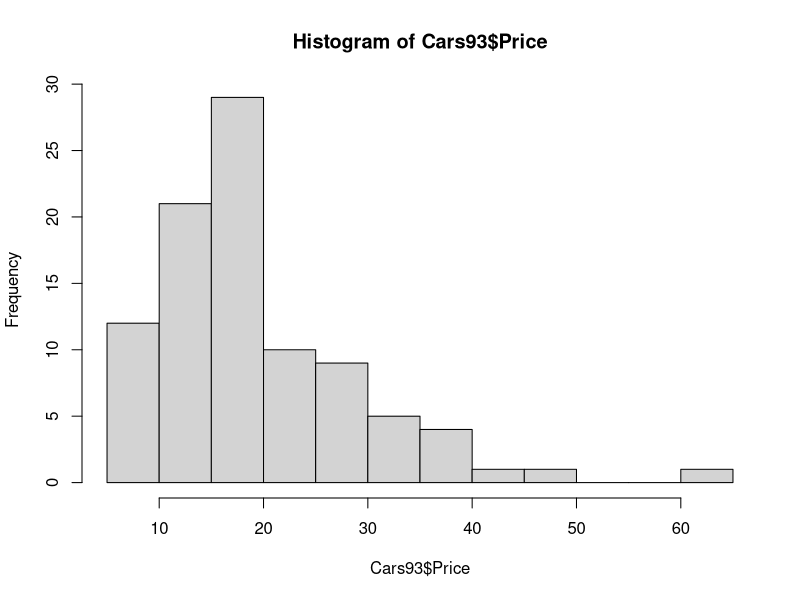
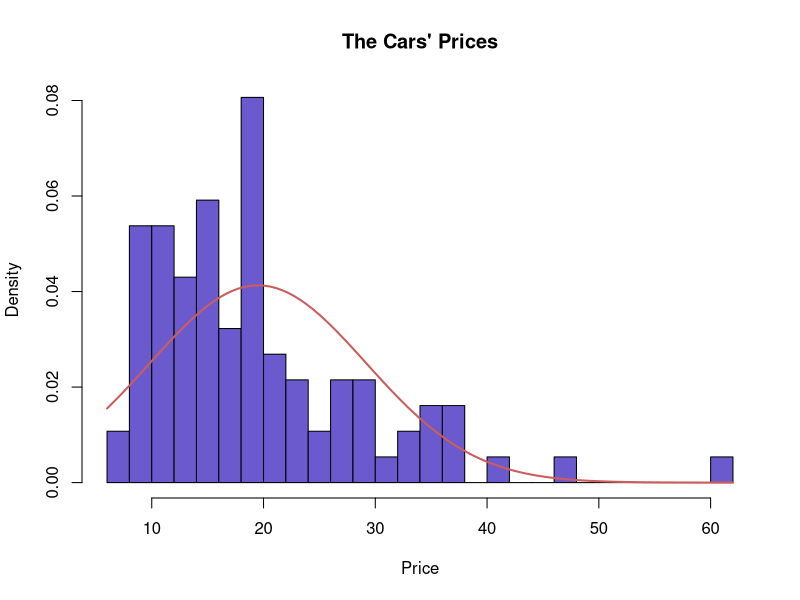
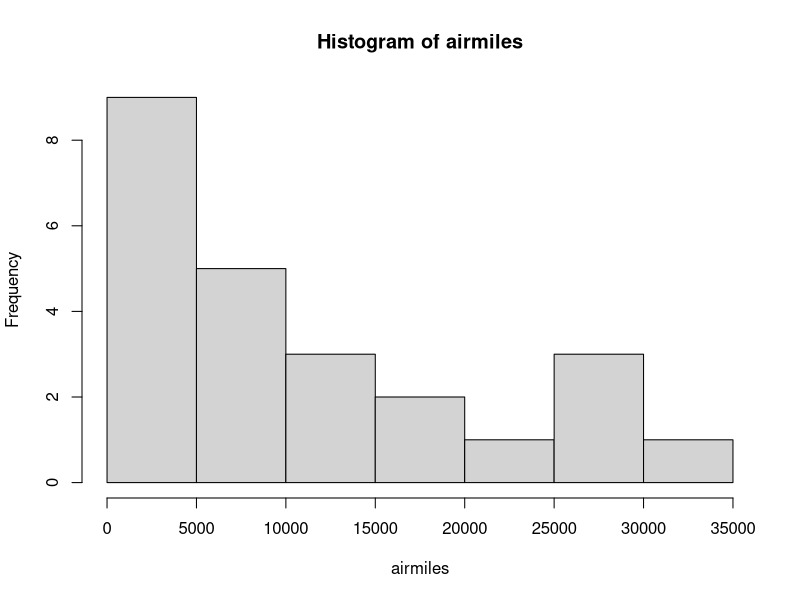
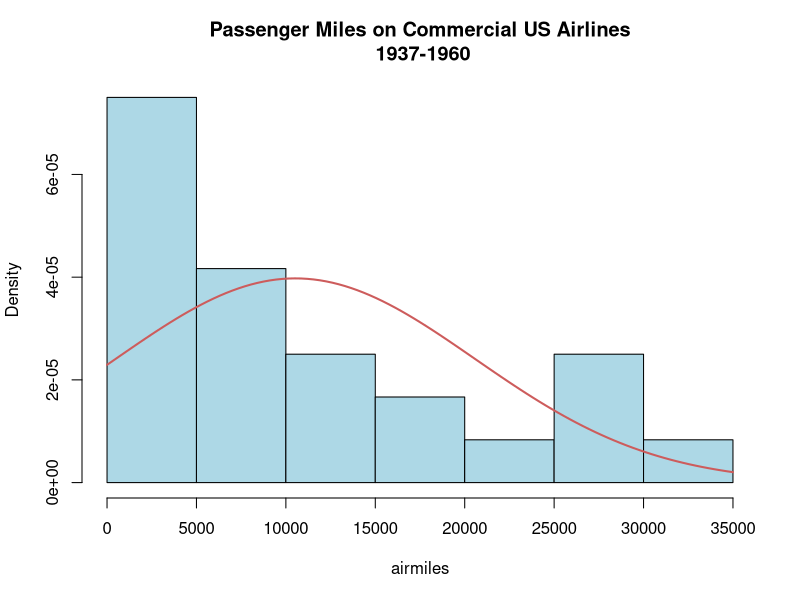

Here is the R script that generated these plots, in order:
#=========================================================================#
#               Statistical Analysis with R:
#               ----------------------------
#                         Piecharts 
# ------------------------------------------------------------------------#

# 1. Creating A directory for plotting

if (!dir.exists(file.path(dirname(getwd()), "Plotting", "Stats-One-Variable"))) {
  dir.create(file.path(dirname(getwd()), "Plotting", "Stats-One-Variable"))
}

# 2. Changing the working directory

setwd(file.path(dirname(getwd()), "Plotting", "Stats-One-Variable"))


# Introduction to histograms ----------------------------------------------
# Histograms are used to show the distribution of continuous variables 
?hist

require(MASS)
data("Cars93")

# Create a basic histogram
hist(Cars93$Price)


# Customize the histogram -------------------------------------------------
attach(Cars93)
hist(Price, 
     breaks = 20,   # You try to change the number here to get a better look
     freq = FALSE,
     col = "slateblue", 
     main = "The Cars' Prices")             

# Adding a normal density to histogram, only if freq is FALSE 
curve(dnorm(x, mean = mean(Price), sd = sd(Price)), 
      col = "indianred", 
      lwd = 2, 
      add = TRUE)

detach(Cars93)
# Another example ---------------------------------------------------------

data("airmiles")
str(airmiles)
hist(airmiles)

# Customize the histogram
hist(airmiles, 
     breaks = 10, 
     col = "lightblue", 
     freq = FALSE, 
     main = "Passenger Miles on Commercial US Airlines\n 1937-1960")
curve(dnorm(x, mean = mean(airmiles), sd = sd(airmiles)), 
      col = "indianred", 
      lwd = 2, 
      add = TRUE)


# Exercise ----------------------------------------------------------------

# Create a hitogram of mpg.city and mpg.highway for cars93 dataset, MASS package


